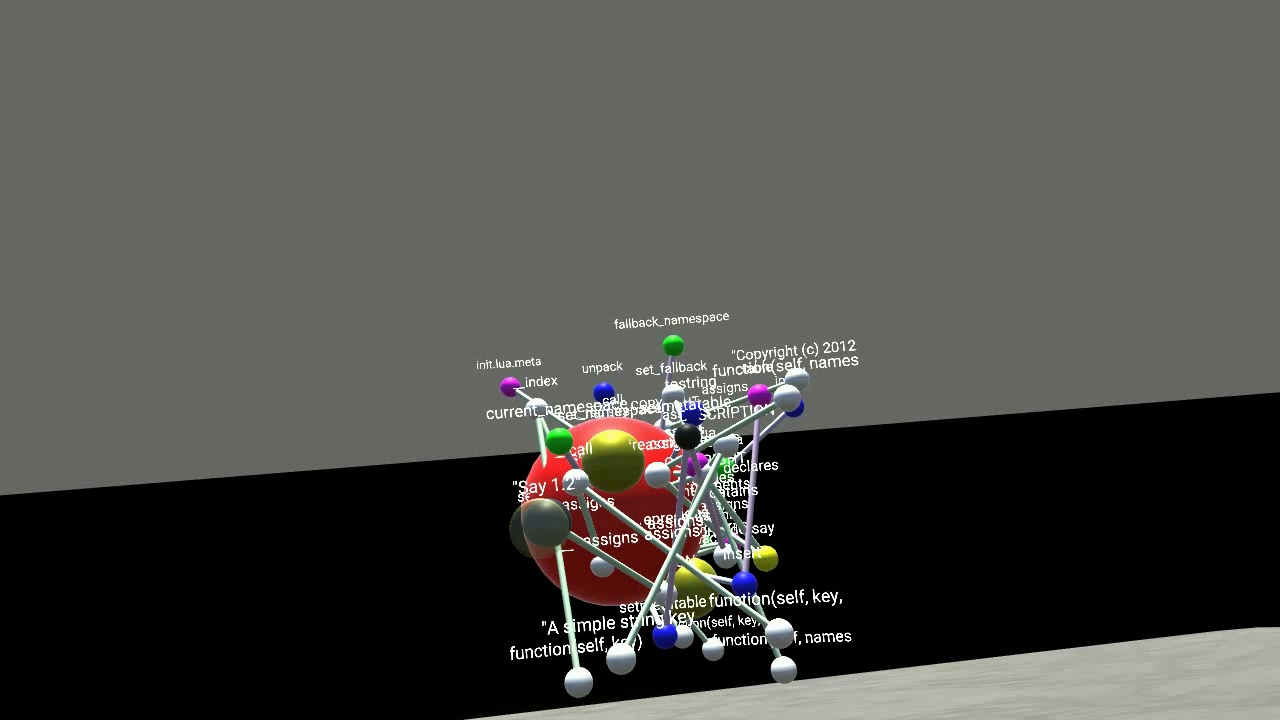
#> input picture bp_script/exports/001Extracted/frame1.jpg, 1280 x 720 px, found by its file name
$ python ImageCrop.py
#> lines starting #> are read from the running program, lines starting #| are printed output that depends on the picture
import numpy as np
import cv2

image = cv2.imread('frame1.jpg')
#> image is the input picture: shape (720, 1280, 3); mean B, G, R 73.6, 77.4, 77.2
width = 1920
height = 1080

wantedWidth = 1312
wantedHeight = 738

y1 = int((height-wantedHeight)/2)
x1 = int((width-wantedWidth)/2)
y2 = int((height-wantedHeight)/2) + wantedHeight
x2 = int((width-wantedWidth)/2) + wantedWidth
print(x1, y1, x2, y2)
crop = image[y1:y2, x1:x2]
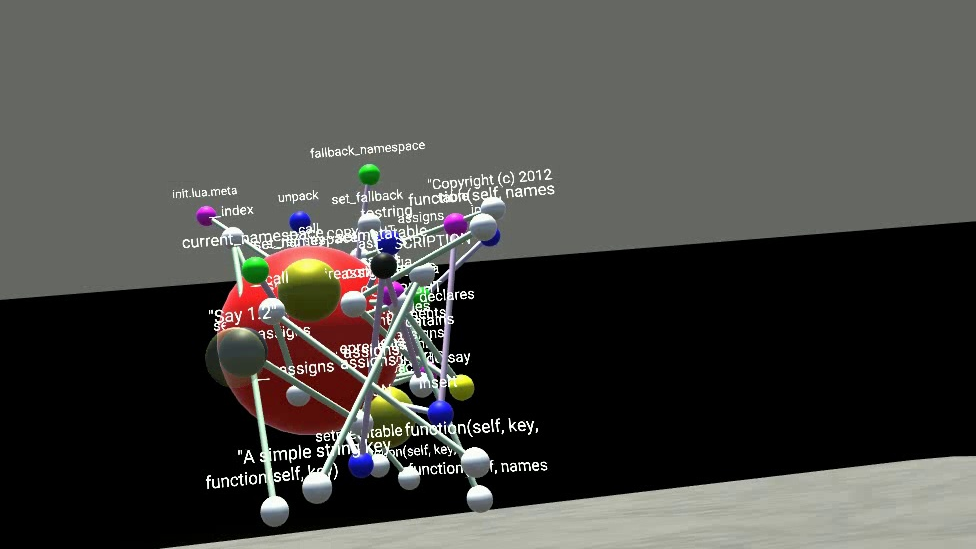
#> crop: shape (549, 976, 3); mean B, G, R 69.2, 72.9, 73.6
cv2.imshow('Image', crop)
cv2.imwrite("image.jpg", crop)
cv2.waitKey(0)
